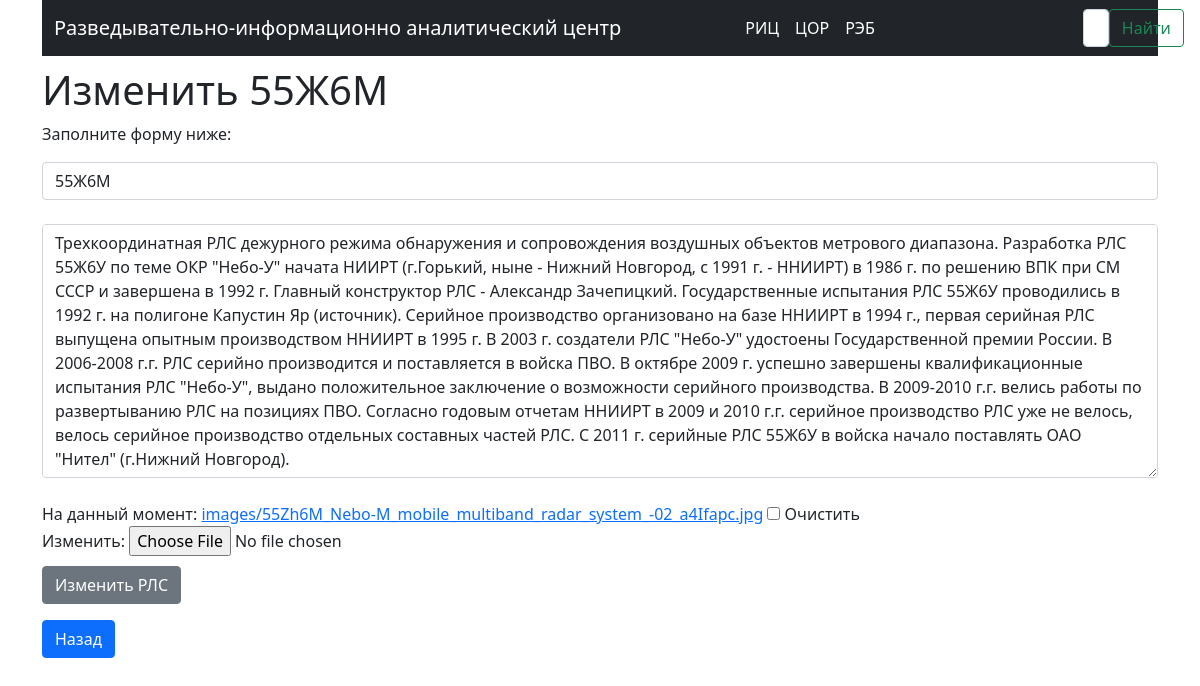
Page /edit_rls/5/ on the earlier database version.
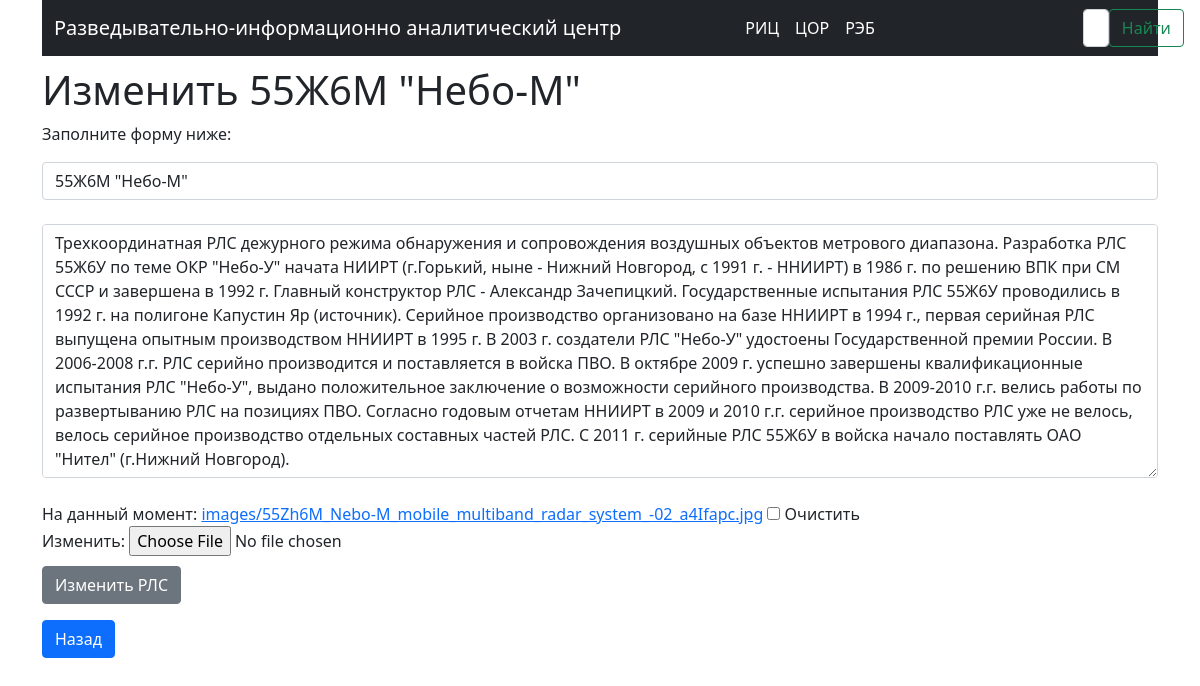
Same page on the later database version.
### ric/models.py (models this page shows, shortened)
class Radar(models.Model):
    title = models.CharField('Название РЛС', max_length=250) # Название РЛС
    slug = models.SlugField('URL', null=False, unique=True) #Слаг
    body = models.TextField('Описание РЛС', null=True) # Описание РЛС
    data = models.DateTimeField('Дата', auto_now=True) # Дата создание записи
    image = models.ImageField(upload_to='images/', blank=True)
    class Meta:
        verbose_name = 'РЛС' # Название РЛС ед. число
        verbose_name_plural = 'РЛС' # Название РЛС мн. число

### ric/views.py (the view)
# urls.py: path('edit_rls/<int:pk>/', views.edit_rls, name='edit_rls'),
def edit_rls(request, pk):
    get_rls = Radar.objects.get(pk=pk)
    if request.method == 'POST':
        edit_form = EditRadar(request.POST, instance=get_rls, files=request.FILES)
        if edit_form.is_valid():
            edit_form.save()
            messages.success(request, 'РЛС изменена.')
        else:
            messages.error(request, 'Ошибка')
    else:
        edit_form = EditRadar(instance=get_rls)
    return render(request, 'edit_rls.html', {'edit_form': edit_form,
                                             'rls': get_rls})

### ric/forms.py
class EditRadar(forms.ModelForm):
    class Meta:
        model = Radar
        fields = ('title', 'body', 'image',)
        widgets = {
            'title': forms.TextInput(attrs={'class': 'form-control', 'placeholder': 'Название РЛС'}),
            'body': forms.Textarea(attrs={'class': 'form-control', 'placeholder': 'Описание РЛС'}),
        }

### ric/templates/edit_rls.html (shortened to what this page needs)
{% extends 'index.html' %}
{% block content %}
<div id="add_new_rls">
  <h1>Изменить {{ rls.title }}</h1>
   <p>Заполните форму ниже:</p>
  <form action="." method="post" enctype="multipart/form-data">
    {{ edit_form.title }}<br>
    {{ edit_form.body }}<br>
    {{ edit_form.image }}<br>
    <p style="margin-top: 10px;" ><input type="submit" value="Изменить РЛС" class="btn btn-secondary"></p>
      <a href="{%url 'ric:list_radar'%}" class="btn btn-primary">Назад</a>
  </form>
</div>
{% endblock %}

Differences in the rows shown:
changed Radar: title "55Ж6М" → "55Ж6М \"Небо-М\""
